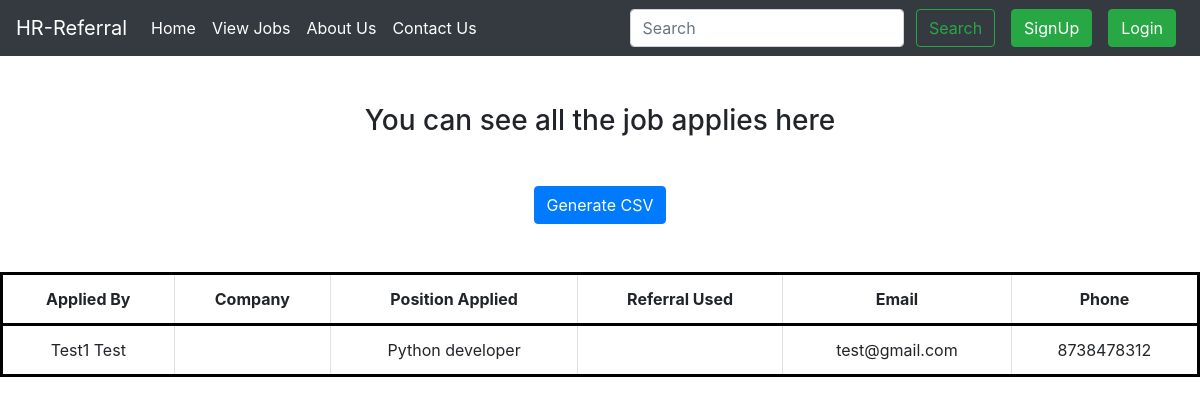
/applies/, run on the app's committed database.
### jobs/models.py (models this page shows, shortened)
class apply(models.Model):
    first_name = models.CharField(max_length=20)
    last_name = models.CharField(max_length=20)
    email = models.CharField(max_length=50)
    mobile = models.CharField(max_length=15)
    job_referral = models.CharField(max_length=20)
    applied_company = models.CharField(max_length=30)
    applied_position = models.CharField(max_length=30)

### jobs/views.py (the view)
# urls.py: path('applies/', views.viewApply, name='viewApply'),
def viewApply(request):
    data = apply.objects.all()
    context = {'data': data}
    return render(request, 'jobs/viewapplies.html', context)

### jobs/templates/jobs/viewapplies.html (shortened to what this page needs)
{% extends 'jobs/base.html' %}
{% block content %}
<div style="text-align: center; margin-top: 3rem;">
  <h3>You can see all the job applies here</h3>
</div>
<div class="text-center" style="margin-top: 3rem;">
  <a class="btn btn-primary" href= {% url 'exportCSV' %}>Generate CSV</a>
</div>
<table class="table table-bordered" style="text-align: center; margin-top: 3rem; border:3px solid black;">
  <thead>
    <tr>
      <th scope="col">Applied By</th>
      <th scope="col">Company</th>
      <th scope="col">Position Applied</th>
      <th scope="col">Referral Used</th>
      <th scope="col">Email</th>
      <th scope="col">Phone</th>
    </tr>
  </thead>
  <tbody style="text-align: center; border:3px solid black;">
    {% for info in data %}
    <tr>
      <td scope="row">{{ info.first_name }} {{ info.last_name }}</td>
      <td>{{ info.applied_company }}</td>
      <td>{{ info.applied_position }}</td>
      <td>{{ info.job_referral }}</td>
      <td>{{ info.email }}</td>
      <td>{{ info.mobile }}</td>
    </tr>
    {% endfor %}
  </tbody>
</table>
{% endblock %}

### data on the page
apply: first_name "Test1", last_name "Test", applied_position "Python developer", email "test@gmail.com", mobile "8738478312"
